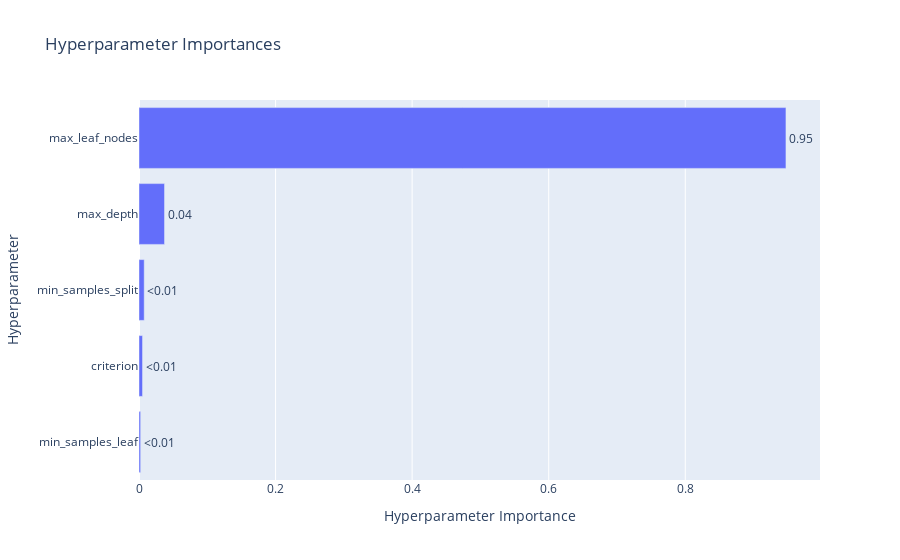

The notebook cell this image was saved under:
### Code cell
plot_param_importances(study)

### Figure 1 — Plotly figure (JSON) as saved in the notebook; plotly's stock layout.template omitted (floating-point values rounded to 4 significant figures)
{"data": [{"cliponaxis": false, "hovertemplate": ["min_samples_leaf (IntDistribution): 0.002390760747283744<extra></extra>", "criterion (CategoricalDistribution): 0.005165702739354309<extra></extra>", "min_samples_split (IntDistribution): 0.007629284924063422<extra></extra>", "max_depth (IntDistribution): 0.03739012359404245<extra></extra>", "max_leaf_nodes (IntDistribution): 0.947424127995256<extra></extra>"], "name": "Objective Value", "orientation": "h", "text": ["<0.01", "<0.01", "<0.01", "0.04", "0.95"], "textposition": "outside", "type": "bar", "x": [0.002391, 0.005166, 0.007629, 0.03739, 0.9474], "y": ["min_samples_leaf", "criterion", "min_samples_split", "max_depth", "max_leaf_nodes"]}], "layout": {"title": {"text": "Hyperparameter Importances"}, "xaxis": {"title": {"text": "Hyperparameter Importance"}}, "yaxis": {"title": {"text": "Hyperparameter"}}}}
